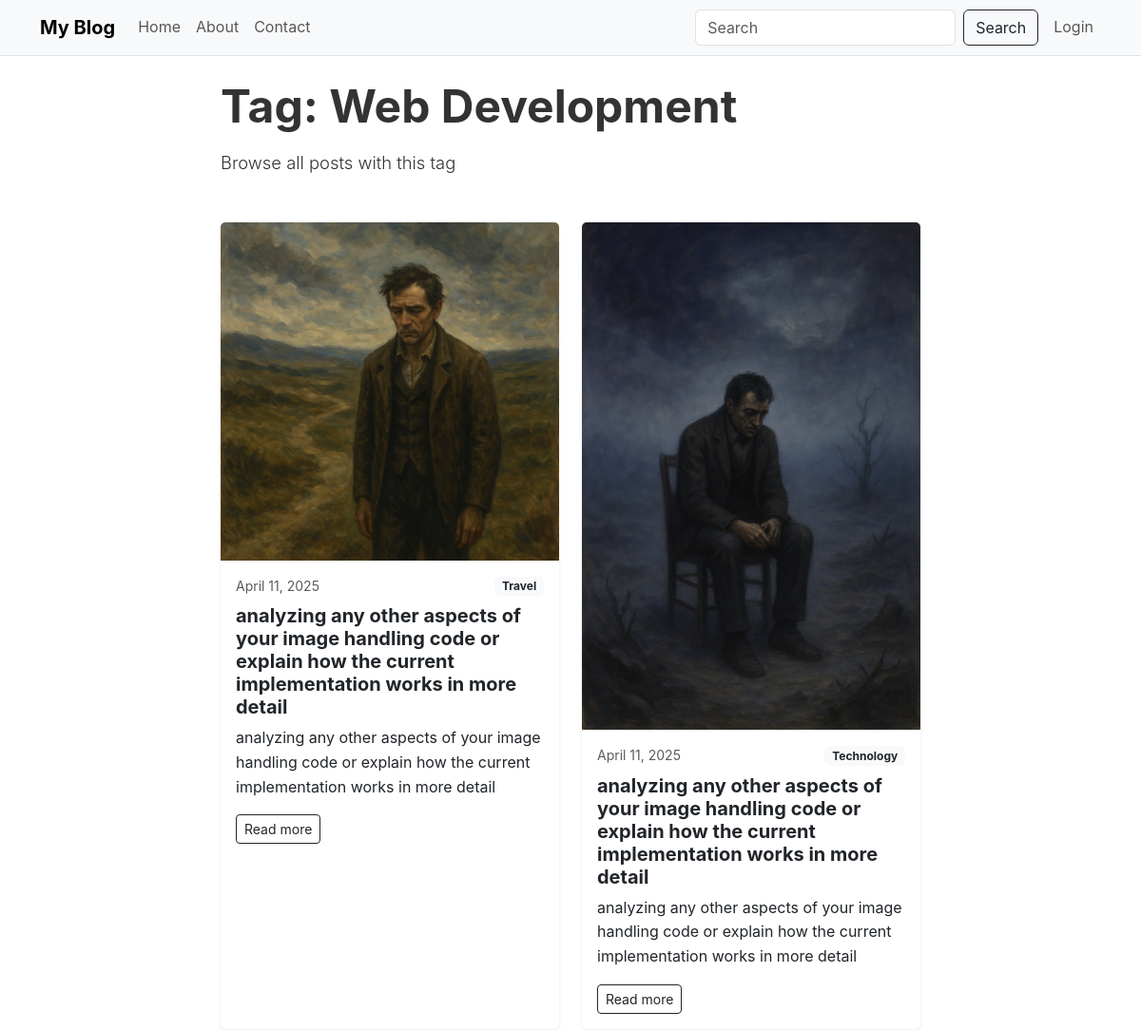
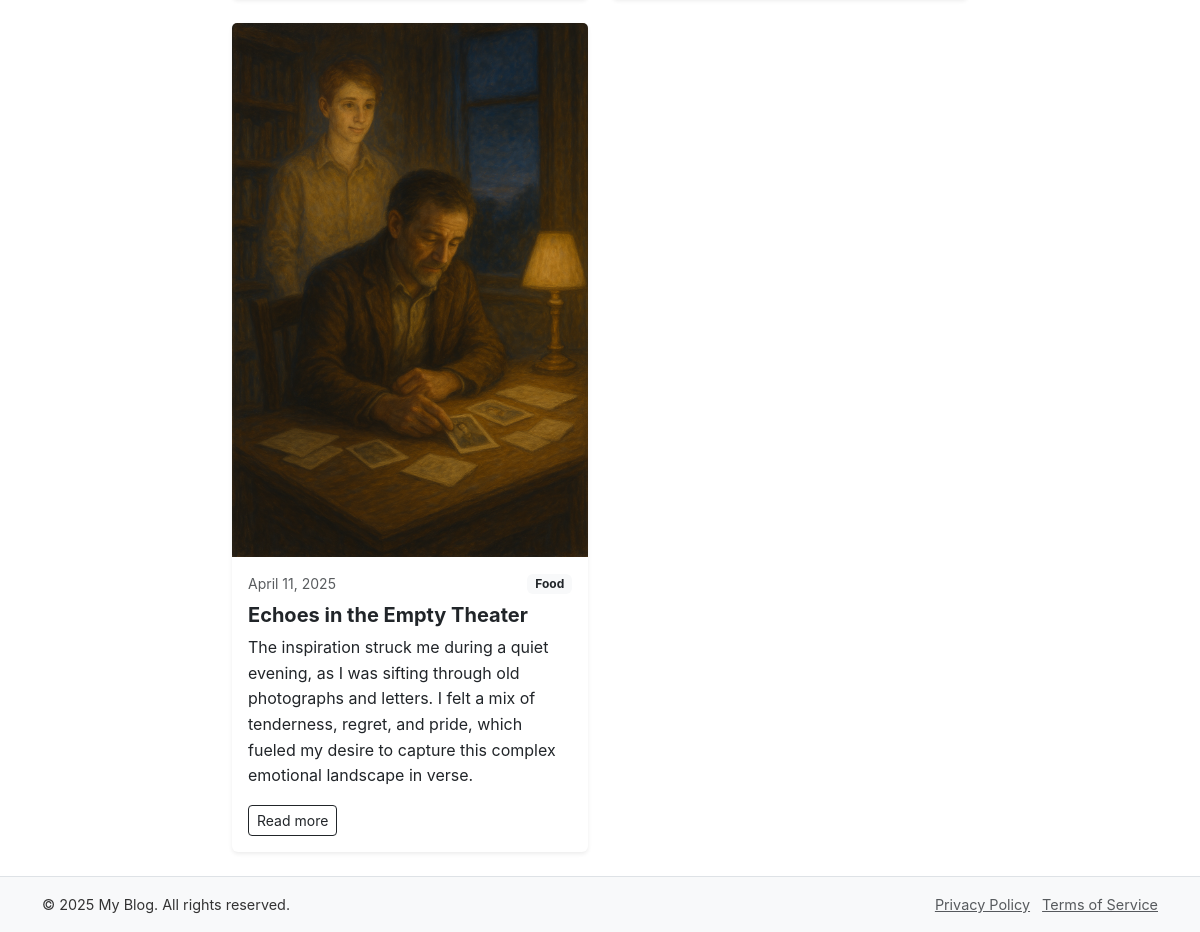
Screenshot of /tag/web-development with the database file from the repository (2 pictures, top to bottom).
### models.py (models this page shows, shortened)
class Tag(db.Model):
    id = db.Column(db.Integer, primary_key=True)
    name = db.Column(db.String(50), nullable=False)
    slug = db.Column(db.String(50), unique=True, nullable=False)
    created_at = db.Column(db.DateTime, default=datetime.utcnow)

class Post(db.Model):
    id = db.Column(db.Integer, primary_key=True)
    title = db.Column(db.String(255), nullable=False)
    slug = db.Column(db.String(255), unique=True, nullable=False)
    summary = db.Column(db.Text, nullable=True)
    content = db.Column(db.Text, nullable=False)
    published = db.Column(db.Boolean, default=False)
    featured_image = db.Column(db.String(255), nullable=True)
    created_at = db.Column(db.DateTime, default=datetime.utcnow)
    updated_at = db.Column(db.DateTime, default=datetime.utcnow, onupdate=datetime.utcnow)
    meta_description = db.Column(db.String(255), nullable=True)
    meta_keywords = db.Column(db.String(255), nullable=True)
    author_id = db.Column(db.Integer, db.ForeignKey('user.id'), nullable=False)
    category_id = db.Column(db.Integer, db.ForeignKey('category.id'), nullable=True)
    tags = db.relationship('Tag', secondary=post_tags, lazy='subquery',
                          backref=db.backref('posts', lazy=True))

class Category(db.Model):
    id = db.Column(db.Integer, primary_key=True)
    name = db.Column(db.String(50), nullable=False)
    slug = db.Column(db.String(50), unique=True, nullable=False)
    created_at = db.Column(db.DateTime, default=datetime.utcnow)
    posts = db.relationship('Post', backref='category', lazy=True)

### routes.py (the view)
@app.route('/tag/<string:slug>')
def tag(slug):
    tag = Tag.query.filter_by(slug=slug).first_or_404()
    page = request.args.get('page', 1, type=int)
    posts = Post.query.filter(Post.tags.contains(tag), Post.published == True).order_by(
        Post.created_at.desc()).paginate(page=page, per_page=6)
    return render_template('tag.html', title=f'Tag: {tag.name}',
                          tag=tag, posts=posts)

### app.py (called while the page is built)
@app.after_request
def add_cache_control(response):
    if request.path.startswith('/static'):
        if 'css' in request.path or 'js' in request.path:
            response.cache_control.max_age = 31536000
        elif 'img' in request.path or 'uploads' in request.path:
            response.cache_control.max_age = 604800
    return response

@app.context_processor
def inject_globals():
    categories = Category.query.all()
    popular_tags = Tag.query.join(Tag.posts).group_by(Tag.id).order_by(func.count().desc()).limit(10).all()
    recent_posts = Post.query.filter_by(published=True).order_by(Post.created_at.desc()).limit(5).all()
    current_year = datetime.now().year
    return {
        'categories': categories,
        'popular_tags': popular_tags,
        'recent_posts': recent_posts,
        'current_year': current_year
    }

### app/templates/tag.html (shortened to what this page needs)
{% extends "layout.html" %}
{% block content %}
<div class="row">
    <div class="col-lg-8 mx-auto">
        <div class="mb-5">
            <h1 class="display-5 fw-bold">Tag: {{ tag.name }}</h1>
            <p class="lead">Browse all posts with this tag</p>
        </div>
        {% if posts.items %}
            <div class="row g-4">
                {% for post in posts.items %}
                    <div class="col-md-6">
                        <div class="card h-100 shadow-sm border-0">
                            {% if post.featured_image %}
                                <a href="{{ url_for('post', slug=post.slug) }}">
                                    <img src="{{ url_for('static', filename=post.featured_image) }}" class="card-img-top" alt="{{ post.title }}">
                                </a>
                            {% endif %}
                            <div class="card-body">
                                <div class="d-flex justify-content-between align-items-center mb-2">
                                    <small class="text-muted">{{ post.created_at.strftime('%B %d, %Y') }}</small>
                                    {% if post.category %}
                                        <a href="{{ url_for('category', slug=post.category.slug) }}" class="badge bg-light text-dark text-decoration-none">{{ post.category.name }}</a>
                                    {% endif %}
                                </div>
                                <a href="{{ url_for('post', slug=post.slug) }}" class="text-decoration-none text-dark">
                                    <h2 class="card-title h5 fw-bold">{{ post.title }}</h2>
                                </a>
                                <p class="card-text">{{ post.summary }}</p>
                                <div class="mt-3">
                                    <a href="{{ url_for('post', slug=post.slug) }}" class="btn btn-sm btn-outline-dark">Read more</a>
                                </div>
                            </div>
                        </div>
                    </div>
                {% endfor %}
            </div>
        {% else %}
            <div class="text-center py-5">
                <h3 class="fw-light">No posts with this tag yet</h3>
                <p class="text-muted">Check back soon for new content!</p>
            </div>
        {% endif %}
    </div>
</div>
{% endblock %}

### app/static/css/style.css (style rules this page uses)
body { font-family: 'Inter', 'Segoe UI', Roboto, 'Helvetica Neue', Arial, sans-serif; color: #333; line-height: 1.6; }
img { max-width: 100%; height: auto; }
h1, h2, h3, h4, h5, h6 { font-weight: 700; margin-bottom: 1rem; }
.lead { font-size: 1.15rem; }
a { color: #0d6efd; transition: color 0.2s ease-in-out; }
.card { transition: transform 0.2s ease, box-shadow 0.2s ease; }

### rows the page displays
Tag: name "Web Development"
Post: featured_image (picture), created_at "April 11, 2025", category.name "Travel", title "analyzing any other aspects of your image handling code or explain how the current implementation works in more detail", summary "analyzing any other aspects of your image handling code or explain how the current implementation works in more detail"
Post: featured_image (picture), created_at "April 11, 2025", category.name "Technology", title "analyzing any other aspects of your image handling code or explain how the current implementation works in more detail", summary "analyzing any other aspects of your image handling code or explain how the current implementation works in more detail"
Post: featured_image (picture), created_at "April 11, 2025", category.name "Food", title "Echoes in the Empty Theater", summary "The inspiration struck me during a quiet evening, as I was sifting through old photographs and letters. I felt a mix of tenderness, regret, and pride, which fueled my desire to capture this complex emotional landscape in verse."
